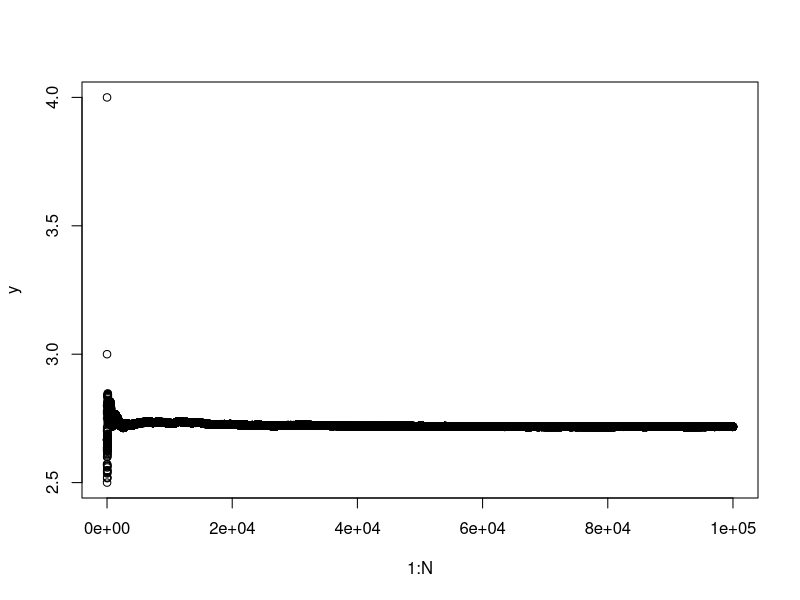

This figure's R source:
# Euler's number simulation.
# Postit: that if you randomly select numbers in the range (0,1),
# then add them together until you exceed 1, the number needed
# Will average out to e (2.71828...)
# Taken from a post on Reddit:
#  https://www.reddit.com/r/dataisbeautiful/comments/rihb0h/simulation_of_eulers_number_oc/

N <- 100000 # Number of trials
results <- rep(0,N)
y <- rep(0,N)

for (i in (1:N)){
  x <- 0
  sum <- 0
  while (sum<1){
    sum <- sum + runif(1)
    x <- x+1
  }
  results[i] <-x
  y[i] <- mean(results[1:i])
}

mean(results)
plot(1:N,y)
